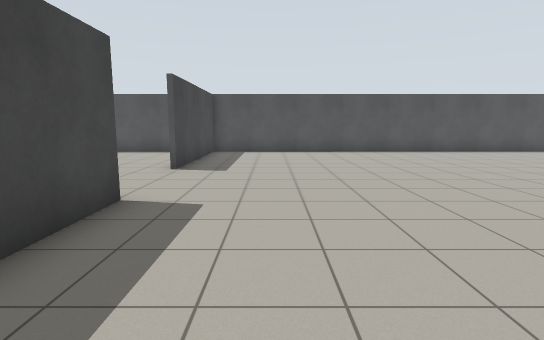
view 1 (above)

16 first-person views from a walk through a world built for the Gazebo simulator. The camera is 1.2 m above the floor, tilts 8° down and sees 80° across. The floor is counted in squares, 1 m on a side. Each view is taken from the middle of a square. On the plan, view 1 faces up. The plan holds only what a view shows up to about 13 squares ahead; the rest is blank.

view 2
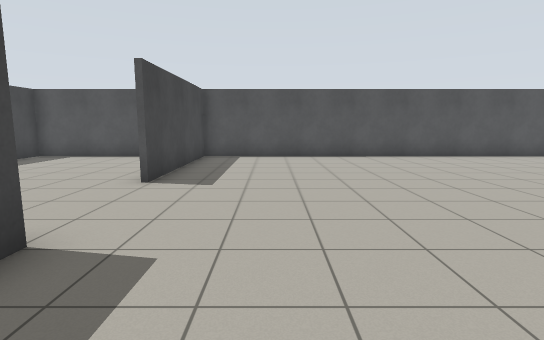

view 3
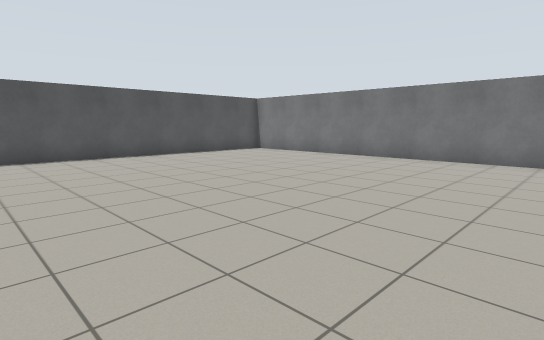

view 4
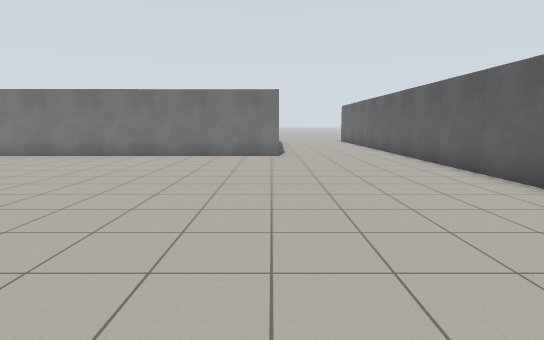

view 5
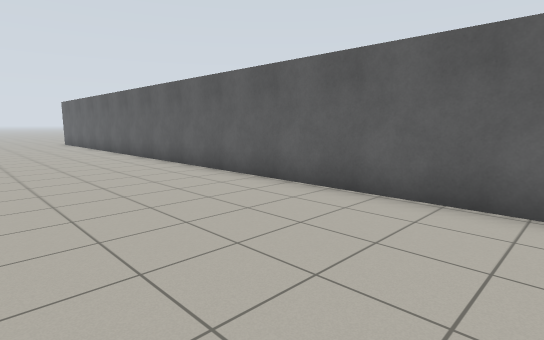

view 6
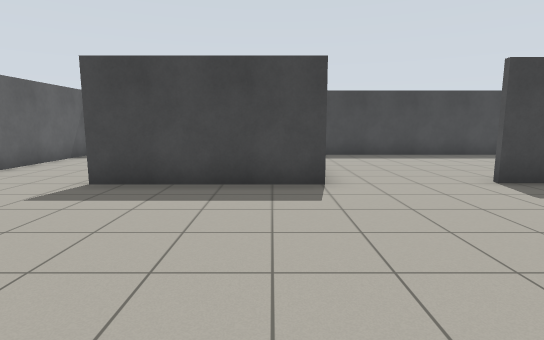

view 7
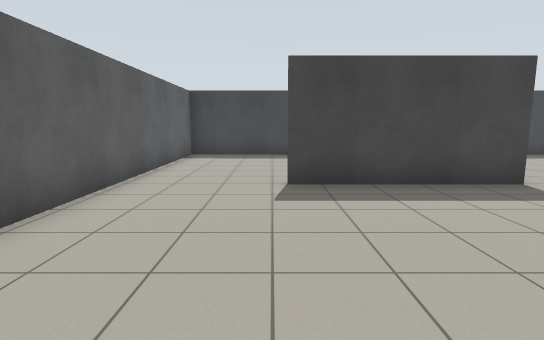

view 8
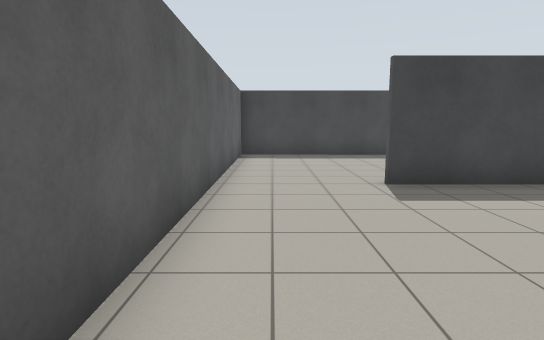

view 9
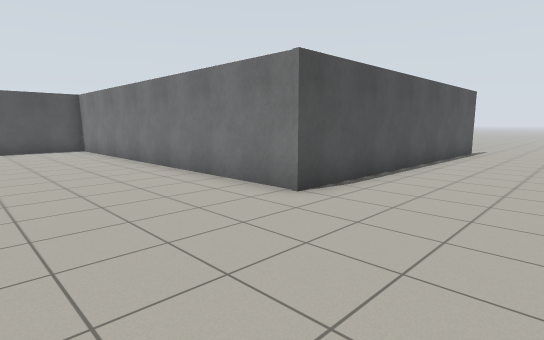

view 10
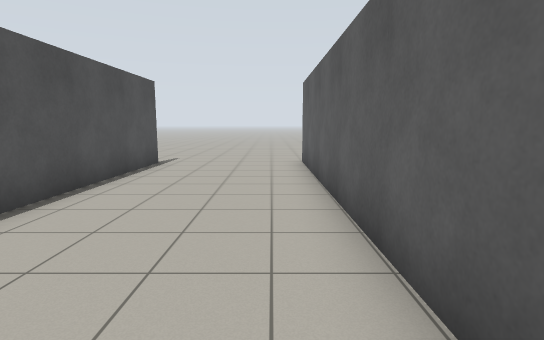

view 11
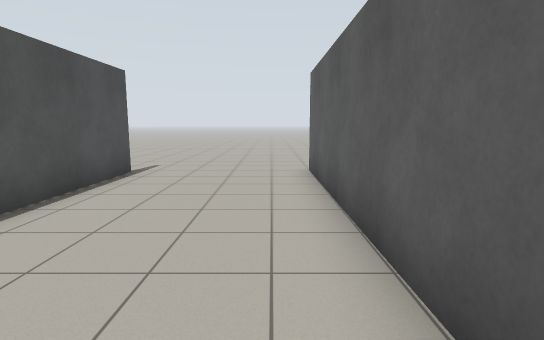

view 12
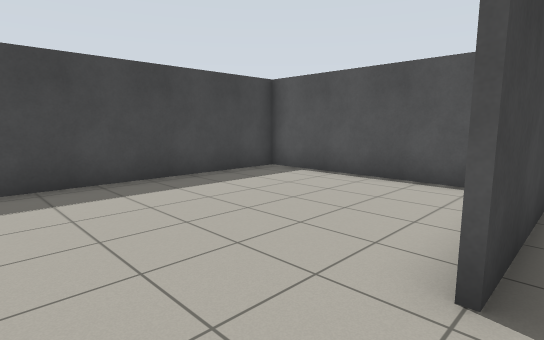

view 13
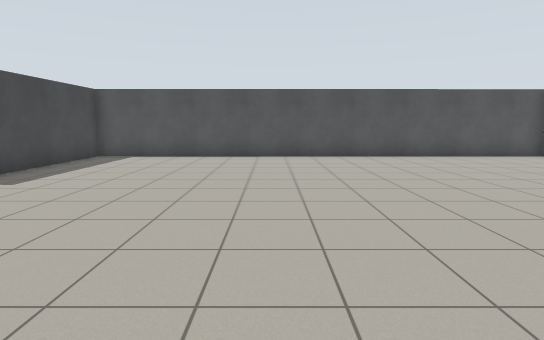

view 14
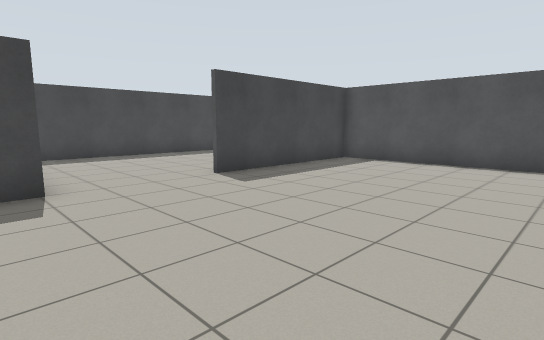

view 15
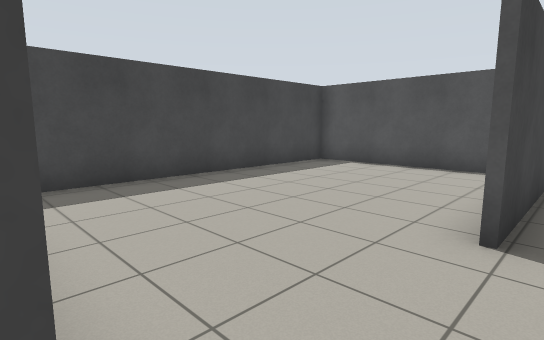

view 16
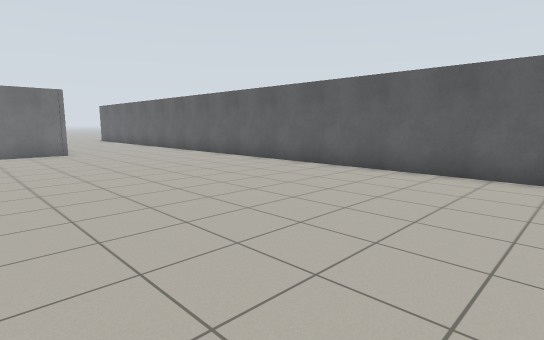

### Floor plan
Points are (right, up) in squares from view 1. A wall is a line through its corners. A room is listed if a view was taken in it or the views show most of it. See-through windows are left out.
Room 1 (views 1, 2, 3, 4, 5, 6, 7, 8, 9, 10, 11, 12, 13, 14, 15, 16)
walls: (-2.4, 5.1) (-2.4, 0.2); (-3.6, 4.9) (-8.9, 4.9) (-8.9, -3.2) (25.6, -3); (14.4, 14.4) (-2.4, 14.3) (-2.4, 8.6); (-3.8, 14.3) (-8.8, 14.3) (-8.9, 6); (25.2, 1.6) (14.4, 1.7) (14.3, 12.4)
ways out: opening at (26.5, -3); opening at (26.5, 2)

Where each view was taken, in squares from view 1:
view 1: 0 up, 0 right, facing up
view 2: 2 up, 0 right, facing up
view 3: 2 up, 3 right, facing up-right
view 4: 2 up, 2 right, facing right
view 5: 2 up, 3 right, facing down-right
view 6: 4 up, 4 right, facing left
view 7: 0 up, 4 right, facing left
view 8: 2 down, 4 right, facing left
view 9: 2 down, 10 right, facing up-right
view 10: 2 down, 15 right, facing right
view 11: 2 down, 17 right, facing right
view 12: 2 down, 2 left, facing up-left
view 13: 2 up, 4 right, facing up
view 14: 4 up, 4 right, facing up-left
view 15: 5 up, 2 left, facing up-left
view 16: 5 up, 0 right, facing down-right
